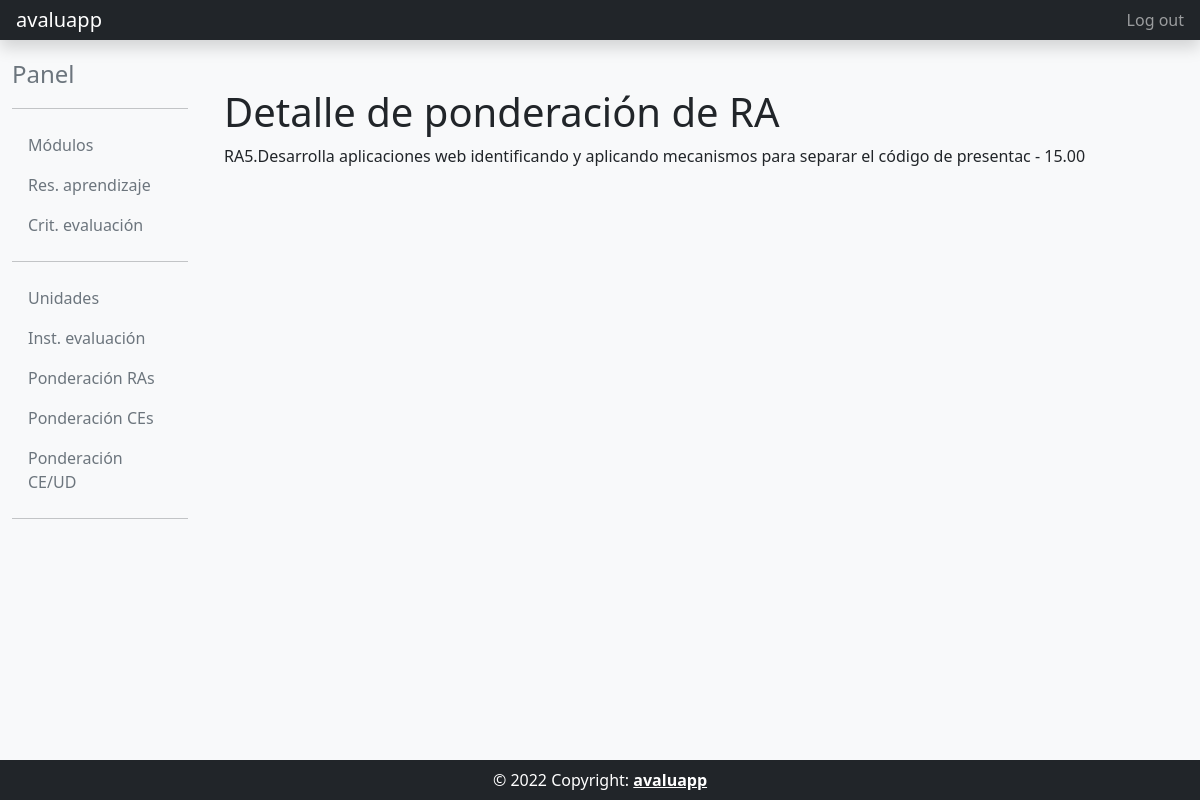
The app's page /pond_ra_detail/1/ (signed in) with its own data.
### programacion_didactica/models.py (models this page shows, shortened)
class PondRA(models.Model):
    resultado_aprendizaje = models.ForeignKey('core.ResAprendizaje', on_delete=models.PROTECT)
    porcentaje = models.DecimalField(decimal_places=2, max_digits=5, default=0)
    class Meta:
        verbose_name= 'Ponderacion RA'
        verbose_name_plural= 'Ponderaciones RA'
        ordering= ['resultado_aprendizaje__codigo']

### core/models.py (models this page shows)
class ResAprendizaje(models.Model):
    modulo = models.ForeignKey(Modulo,on_delete=models.PROTECT)
    codigo = models.CharField(max_length=10)
    descripcion = models.TextField()
    def __str__(self):
        return self.codigo + "." + self.descripcion[0:100]
    class Meta:
        unique_together = ('modulo','codigo')
        verbose_name= 'Resultado Aprendizaje'
        verbose_name_plural= 'Resultados Aprendizaje'
        ordering= ['codigo']

### programacion_didactica/views.py (the view)
# urls.py: path('pond_ra_detail/<int:pk>/', pd_views.PondRADetailView.as_view(), name='pond_ra_detail'),
class PondRADetailView(DetailView):
    model = PondRA
    template_name = 'programacion_didactica/pond_ra_detail.html'
    @method_decorator(csrf_exempt)
    @method_decorator(login_required)
    def dispatch(self, request, *args, **kwargs):
        return super().dispatch(request, *args, **kwargs)

### templates/programacion_didactica/pond_ra_detail.html
{% extends "common/base_intranet.html" %}
{% block main_content %}
<h1>Detalle de ponderación de RA</h1>
<p>
    {{object.resultado_aprendizaje}} - {{object.porcentaje}}
</p>
{% endblock main_content %}

### records on screen
PondRA: resultado_aprendizaje "RA5.Desarrolla aplicaciones web identificando y aplicando mecanismos para separar el código de presentac", porcentaje "15.00"
